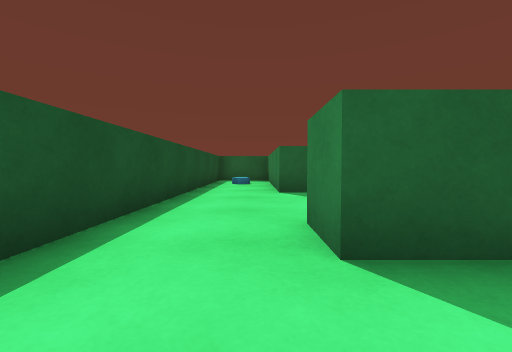
View 1 (above)

18 first-person views from a walk through a Unity game level. The camera is 0.55 m above the floor, tilts 2° down and sees 90° across. The floor is counted in squares, 1 m on a side. Each view is taken from the middle of a square. On the plan, view 1 faces up. The plan holds only what a view shows up to about 9 squares ahead; the rest is blank. The place goes on beyond the plan. The player is left out.

View 2
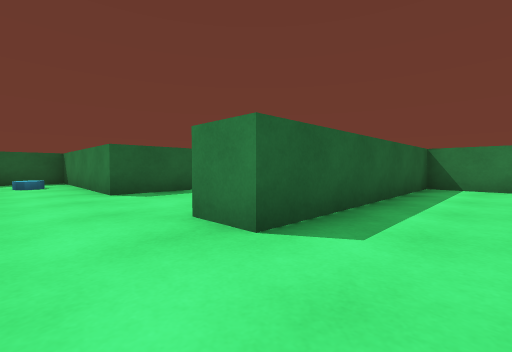

View 3
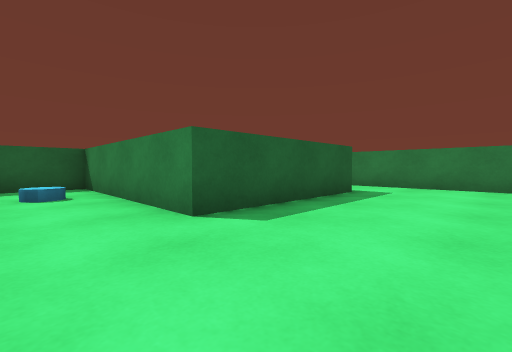

View 4
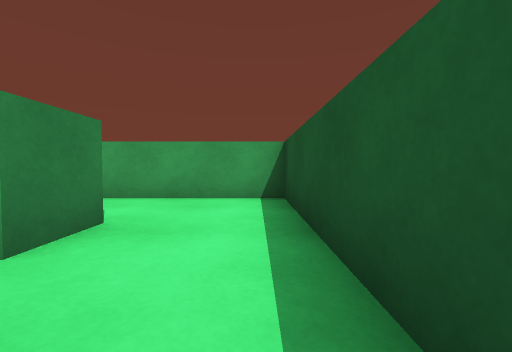

View 5
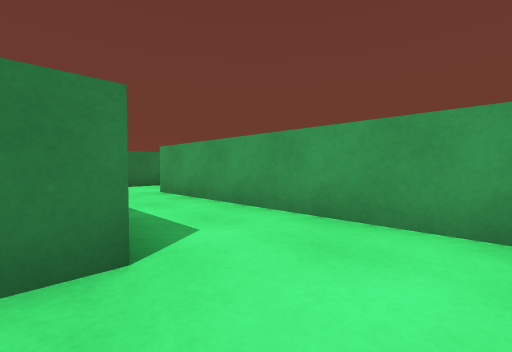

View 6
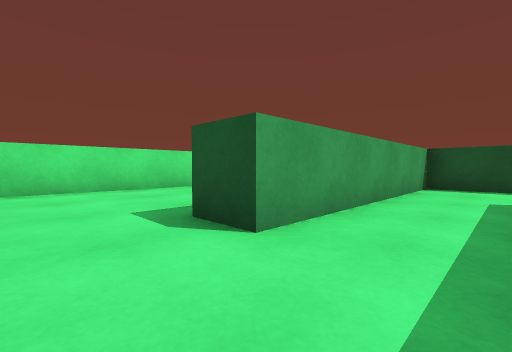

View 7
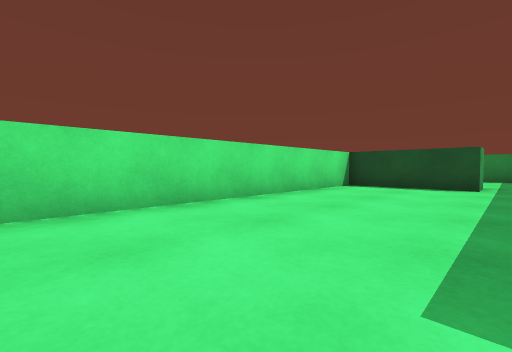

View 8
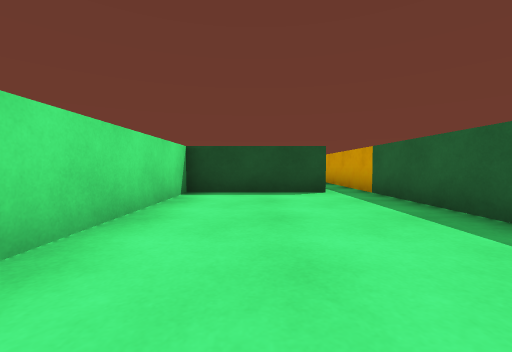

View 9
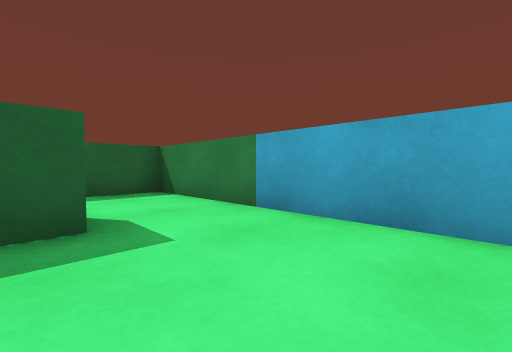

View 10
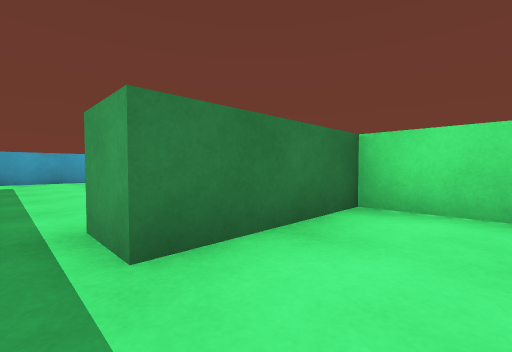

View 11
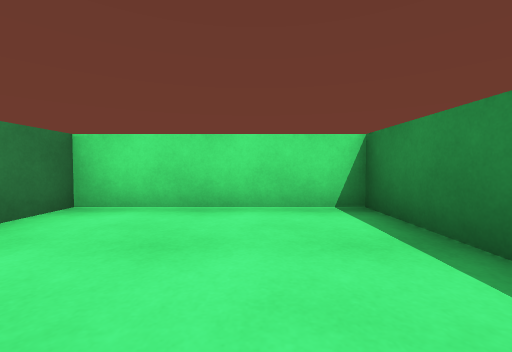

View 12
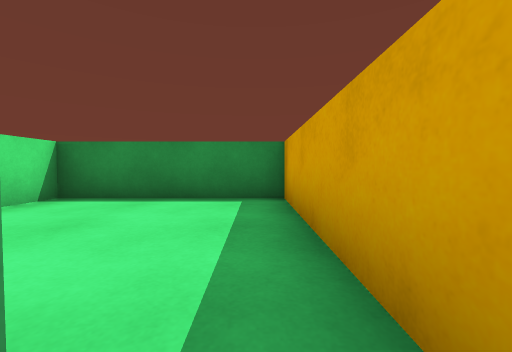

View 13
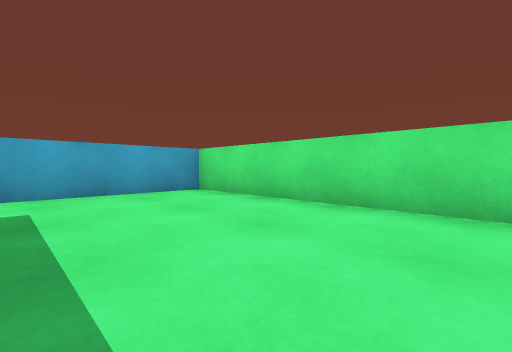

View 14
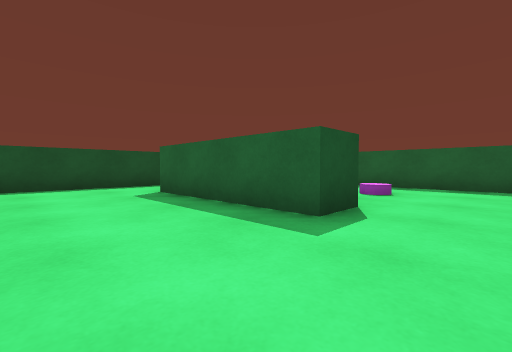

View 15
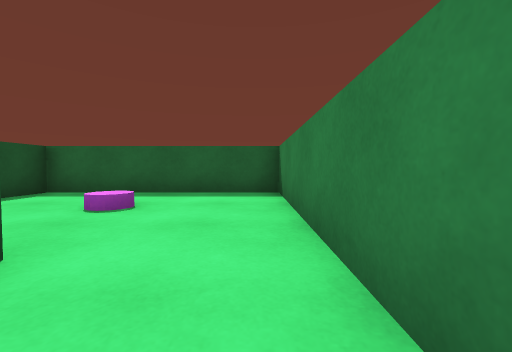

View 16
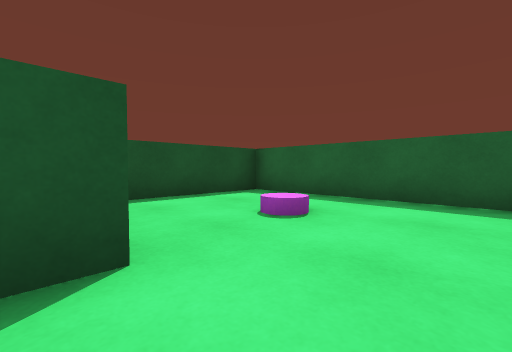

View 17
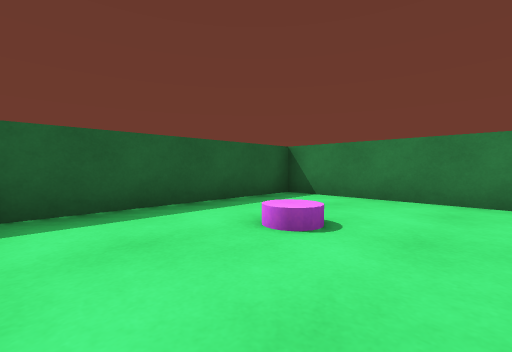

View 18
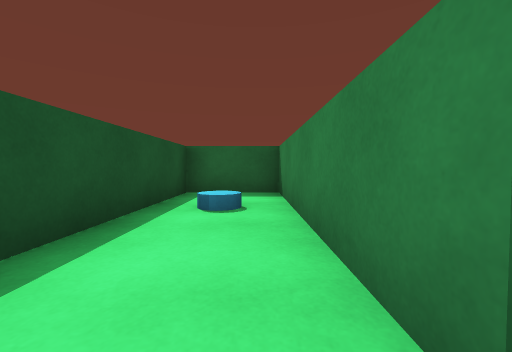

### Floor plan
Ten units are one square. View 1 is at (0, 0); x grows to the right and y downward. Boxes are objects, and circles mark ways between rooms. Rooms are numbered by the first view taken in them; rooms with no view inside come last. Other rooms are left out.
<svg viewBox="-70 -110 140 170">
<path fill="none" stroke="#000" d="M-15 -25 -15 5 45 5M65 5 65 -15 5 -15 5 -25M45 -66 45 -55 5 -55 5 -105 -15 -105 -15 -25M65 -29 65 -66M16 15 -26 15M45 5 45 15 39 15M-25 25 -15 25 -15 55 65 55 65 5M-26 15 -65 15 -65 55 -25 55 -25 25M65 -66 65 -105 15 -105 15 -75"/>
<rect x="-5" y="-85" width="10" height="10" fill="#bbb"><title>cylinder</title></rect>
<rect x="35" y="-85" width="10" height="10" fill="#bbb"><title>purple cylinder</title></rect>
<circle cx="-5" cy="-20" r="3" fill="#2a7"/>
<circle cx="55" cy="10" r="3" fill="#2a7"/>
<circle cx="55" cy="-60" r="3" fill="#2a7"/>
<circle cx="-20" cy="20" r="3" fill="#2a7"/>
<text x="20" y="-10">1</text>
<text x="20" y="-50">2</text>
<text x="30" y="30">3</text>
<text x="-50" y="30">4</text>
<text x="40" y="-90">5</text>
</svg>
Room 1 opens to room 2. Room 1 opens to room 3. Room 2 opens to room 5. Room 3 opens to room 4.

Where each view was taken, in squares from view 1:
view 1: 0 up, 0 right, facing up
view 2: 0 up, 1 left, facing up-right
view 3: 3 up, 1 left, facing up-right
view 4: 4 up, 1 left, facing down
view 5: 2 up, 1 left, facing down-right
view 6: 1 up, 6 right, facing down-left
view 7: 2 down, 6 right, facing down-left
view 8: 4 down, 4 right, facing left
view 9: 4 down, 4 right, facing up-right
view 10: 2 down, 4 left, facing down-right
view 11: 2 down, 5 left, facing down
view 12: 2 down, 2 left, facing left
view 13: 2 down, 1 right, facing down-right
view 14: 3 up, 6 right, facing up-left
view 15: 5 up, 6 right, facing up
view 16: 6 up, 6 right, facing up-left
view 17: 7 up, 2 right, facing up-right
view 18: 5 up, 0 right, facing up
